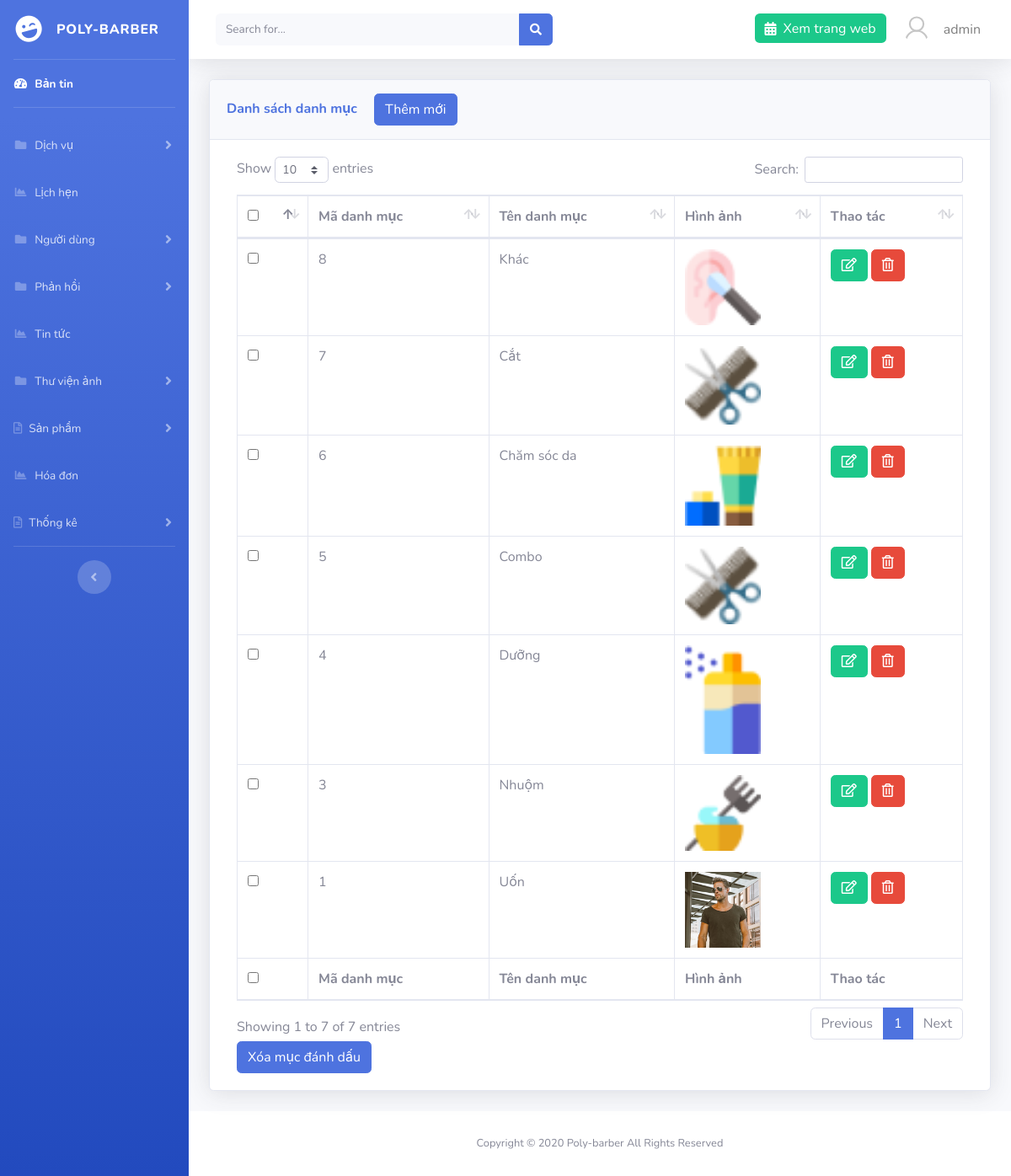
Before: /admin/?page=type (signed in) with the older database file.
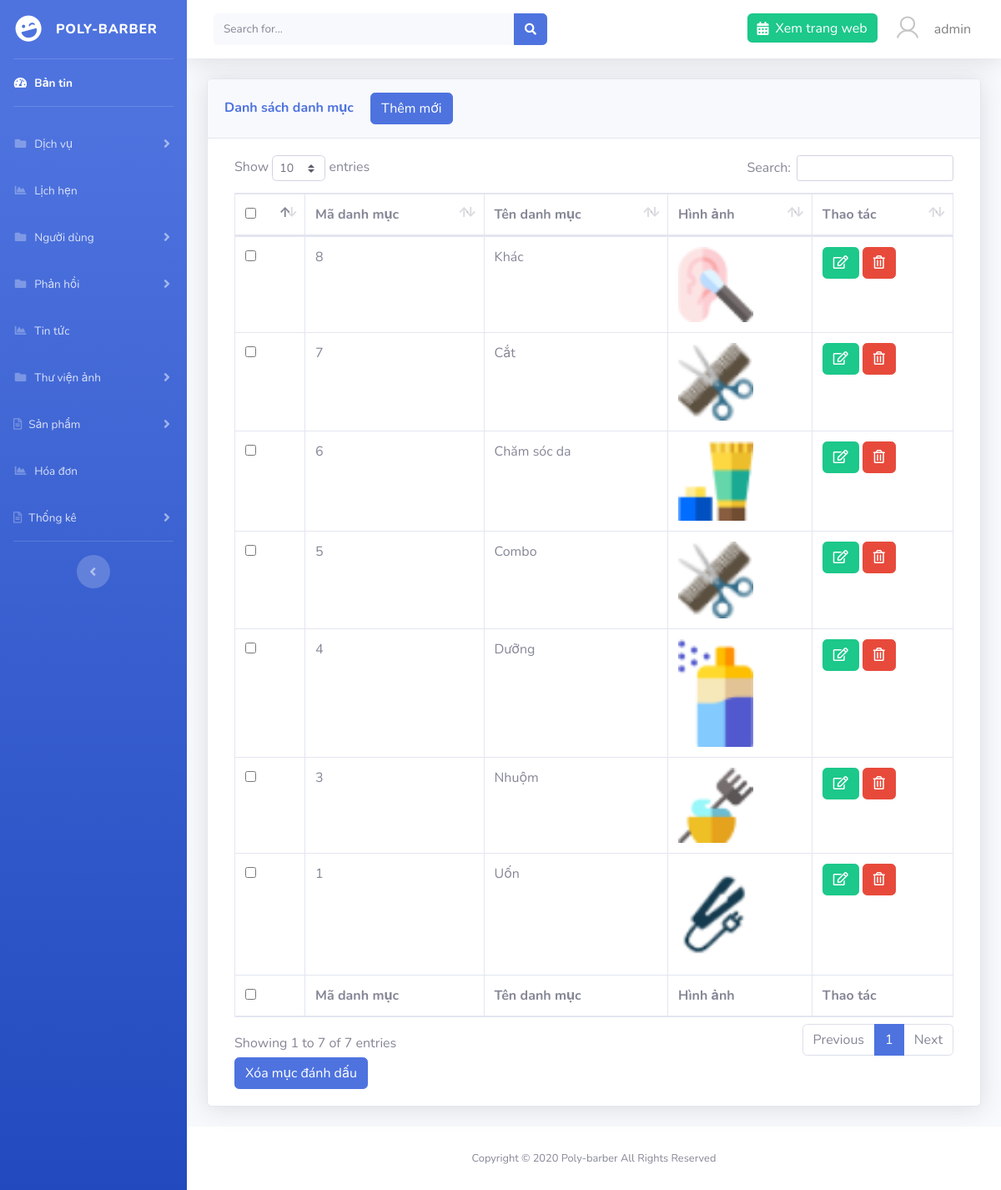
After: the same page with the newer database file.
### tables this page shows
CREATE TABLE `types` (
  `id` int(11) NOT NULL,
  `name` varchar(191) NOT NULL,
  `images` varchar(191) NOT NULL
);

### libs/database.php (called while the page is built, shortened)
<?php
function connection()
{
    try {
        $conn = new PDO("mysql:host=localhost; dbname=barber; charset=utf8", "root", "");
    } catch (PDOException $e) {
        echo "Lỗi Kết nối" . $e->getMessage();
    }
    return $conn;
}
function listAll($table){
    $conn = connection();
    try{
        $sql = "SELECT * FROM $table ORDER BY id DESC";
        $stmt = $conn->prepare($sql);
        $stmt->execute();
        $result = $stmt->fetchAll(PDO::FETCH_ASSOC);
    }catch (PDOException $e){
        echo "Lỗi xử lý dữ liệu".$e->getMessage();
    }finally{
        unset($conn);
    }
    return $result;
}

### libs/types.php (called while the page is built, shortened)
<?php
require_once "database.php";
function list_all_type(){
    return listAll('types');
}

### admin/types/index.php (the view, shortened to what this page needs)
<?php
$type = list_all_type();
?>
<div class="container-fluid">
    <div class="card shadow mb-4">
        <div class="card-header py-3">
            <h6 class="m-0 font-weight-bold text-primary">Danh sách danh mục <a href="<?= ROOT ?>admin/?page=type&action=add" class="btn btn-primary ml-3">Thêm mới</a></h6>
        </div>
        <div class="card-body">
            <div class="table-responsive">
                <form action="" method="POST" class="col-md-12">
                    <table class="table table-bordered" id="dataTable" width="100%" cellspacing="0">
                        <thead>
                            <tr>
                                <th>
                                    <input type="checkbox" name="checkall" class="checkall">
                                </th>
                                <th>Mã danh mục</th>
                                <th>Tên danh mục</th>
                                <th>Hình ảnh</th>
                                <th>Thao tác</th>
                            </tr>
                        </thead>
                        <tfoot>
                            <tr>
                            <th>
                                <input type="checkbox" name="checkall" class="checkall">
                                </th>
                                <th>Mã danh mục</th>
                                <th>Tên danh mục</th>
                                <th>Hình ảnh</th>
                                <th>Thao tác</th>
                            </tr>
                        </tfoot>
                        <tbody>
                            <?php foreach ($type as $t) : ?>
                                <tr>
                                    <td>
                                        <input type="checkbox" name="id[]" id="" value="<?= $t['id'] ?>">
                                    </td>
                                    <td><?= $t['id'] ?></td>
                                    <td><?= $t['name'] ?></td>
                                    <td>
                                        <img src="../images/categories/<?= $t['images'] ?>" width="90" alt="">
                                    </td>
                                    <td>
                                        <a href="<?= ROOT ?>admin/?page=type&action=edit&id=<?= $t['id'] ?>" class="btn btn-success"><i class="far fa-edit"></i></a>
                                        <a href="<?= ROOT ?>admin/?page=type&id=<?= $t['id'] ?>" onclick="return confirm('Bạn có chắc muốn xóa không')" class="btn btn-danger"><i class="far fa-trash-alt"></i></a>
                                    </td>
                                </tr>
                            <?php endforeach; ?>
                        </tbody>
                    </table>
                    <button type="submit" class="btn btn-primary" id="btndel-category" name="btn-del">Xóa mục đánh dấu</button>
                </form>
            </div>
        </div>
    </div>
</div>

Changed rows visible on the page:
changed types "Uốn": images: a different picture
